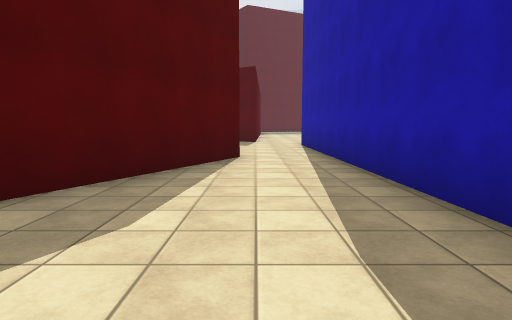
view 1 (above)

23 first-person views from a walk through a scene from a Unity 3-D project. The camera is 1.3 m above the floor, tilts 6° down and sees 75° across. The floor is counted in squares, 2 m on a side. Each view is taken from the middle of a square. On the plan, view 1 faces up. The plan holds only what a view shows up to about 10 squares ahead; the rest is blank. The place goes on beyond the plan. The player is left out. Surface patterns are stand-ins for the level's own textures.

view 2
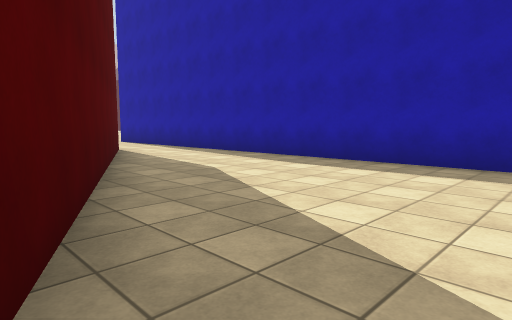

view 3
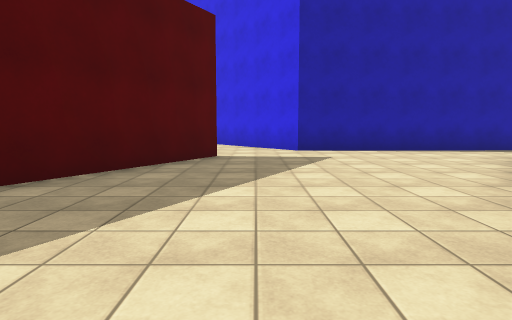

view 4
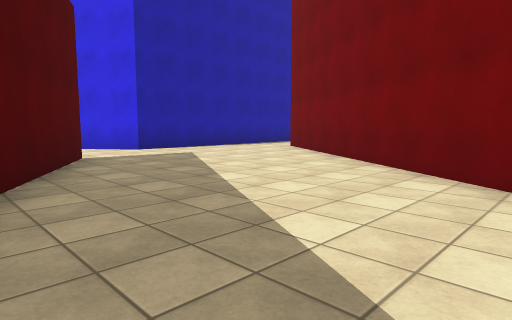

view 5
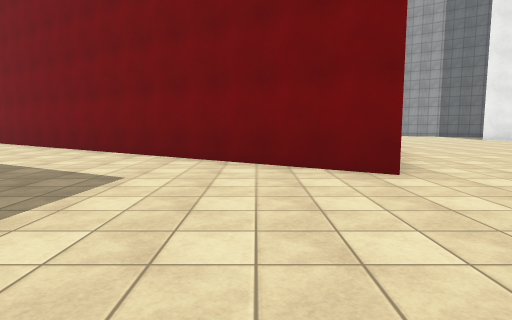

view 6
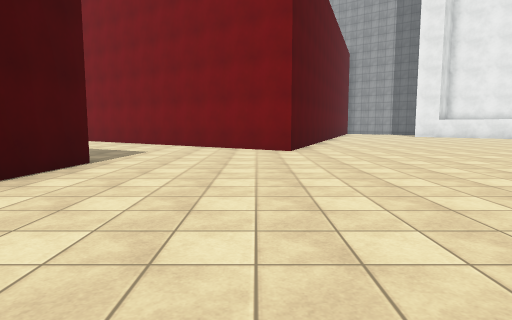

view 7
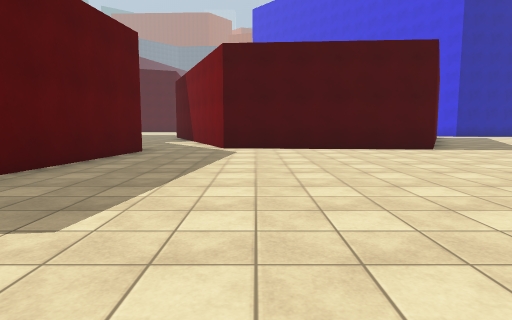

view 8
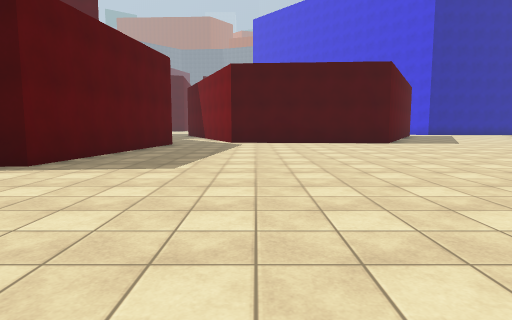

view 9
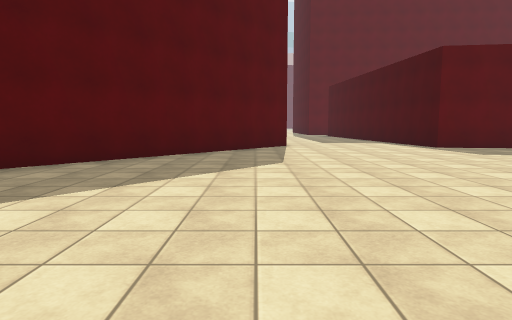

view 10
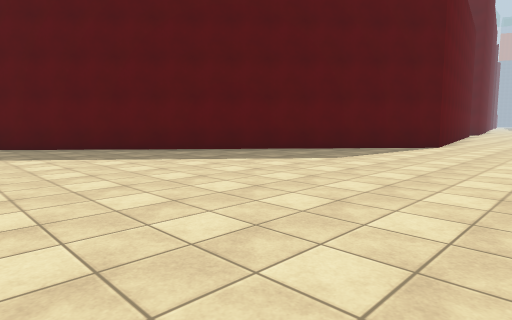

view 11
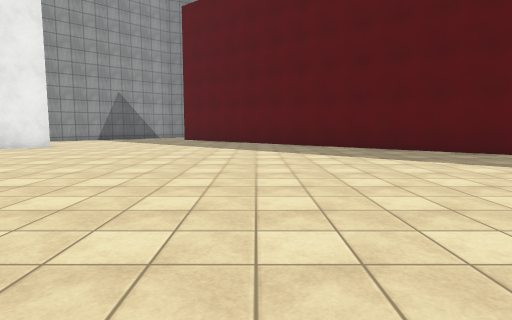

view 12
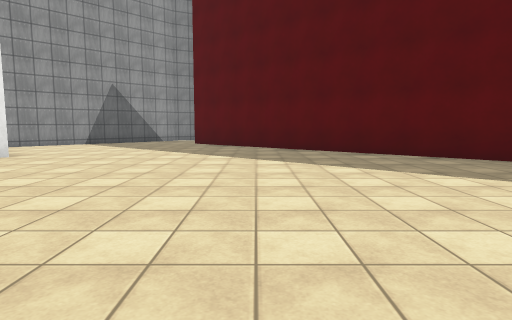

view 13
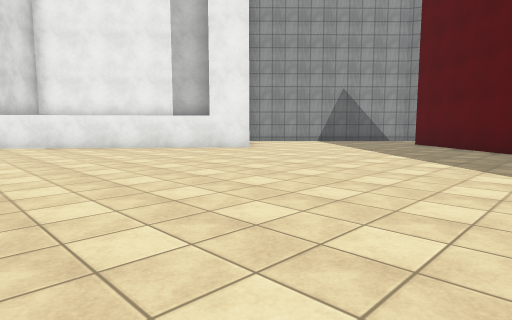

view 14
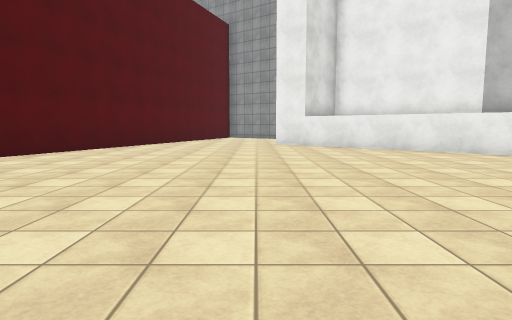

view 15
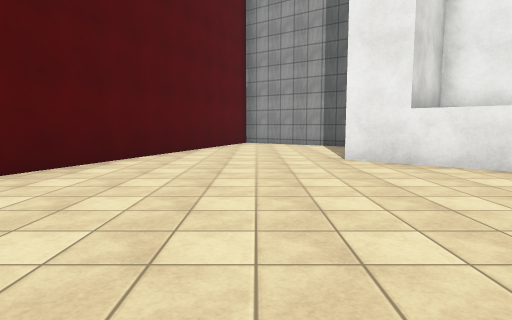

view 16
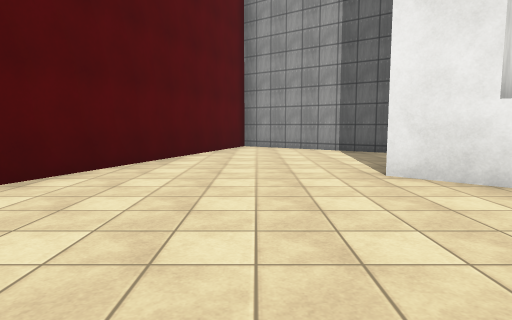

view 17
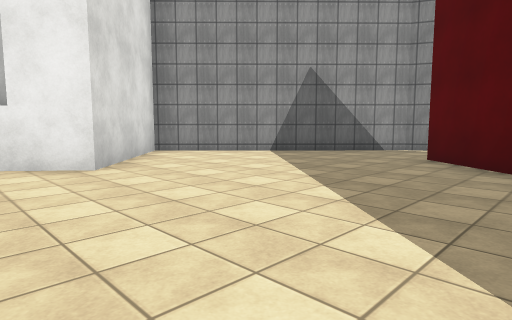

view 18
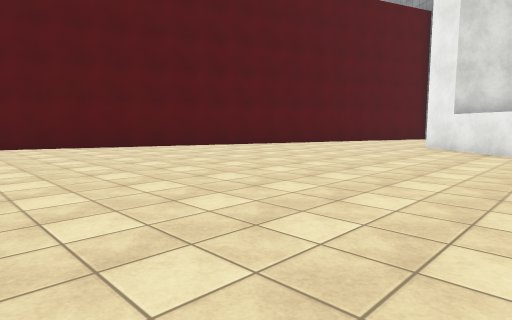

view 19
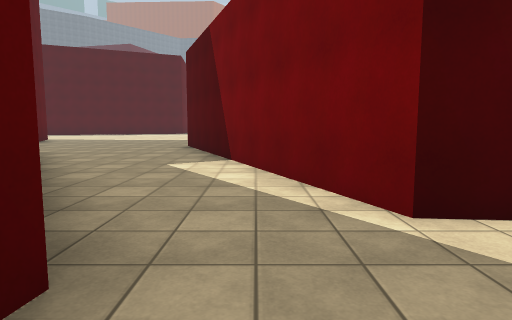

view 20
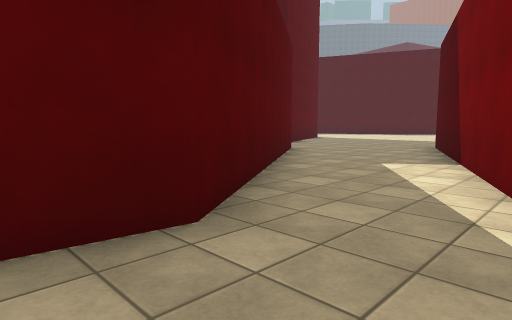

view 21
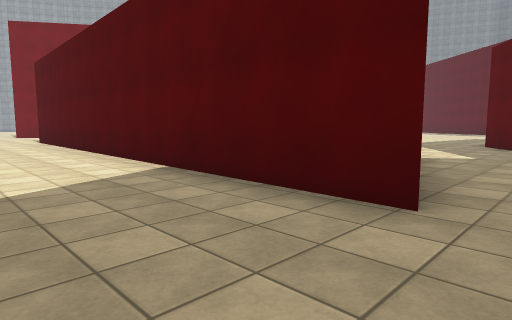

view 22
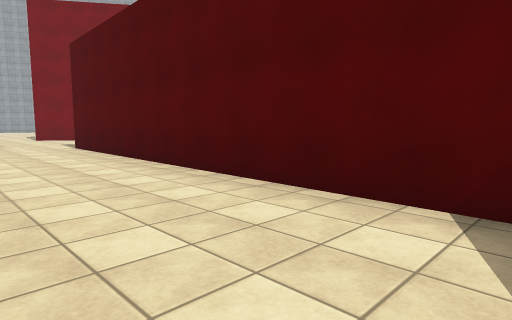

view 23
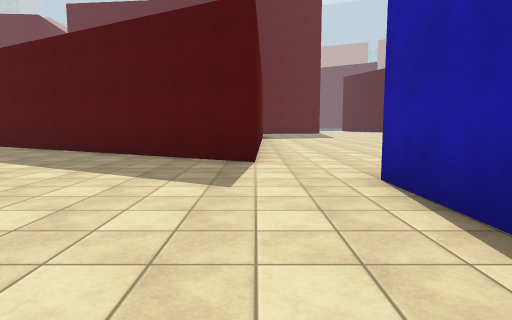

### Floor plan
Points are (right, up) in squares from view 1. A wall is a line through its corners. A room is listed if a view was taken in it or the views show most of it. See-through windows are left out.
Room 1 (views 1, 2)
walls: (1.7, -1.4) (1.6, 3.5); (-1.8, 3.7) (-3.9, -0.8)
ways out: opening at (0, 4) to room 2
Room 2 (views 3, 4, 5, 6, 7, 8, 9, 10, 11, 12, 13, 14, 15, 16, 17, 18, 19, 20, 21, 22, 23)
walls: (-8.1, 17.3) (-7.7, 22.9) (0.4, 26.1) (0, 12.8) (-8.1, 17.3); (-19.1, 27.1) (-19, 26.5) (-30.8, 12.8); (-5, 27.4) (-8.7, 24.8) (-14.8, 25.6) (-14.8, 26.1); (-21.1, 1.2) (-17.9, -1.1); (-0.3, 6.9) (-1.8, 3.7); (-17.6, -1.2) (-11.9, 14.7) (-0.7, 7); (-31.9, 10.8) (-28.2, 7.2) (-25.7, 10) (-19.7, 4.7); (1.6, 3.5) (1.5, 10.9) (3.1, 12.3)
ways out: opening at (0, 4) to room 1; opening at (-31, 12)

Positions as (right, up) in squares from view 1, and headings:
1: (0, 0), facing up
2: (-4, -2), facing up-right
3: (-7, 12), facing right
4: (-7, 15), facing down-right
5: (-10, 19), facing down
6: (-11, 23), facing down
7: (-17, 22), facing right
8: (-20, 22), facing right
9: (-20, 16), facing up
10: (-16, 16), facing up-left
11: (-16, 16), facing left
12: (-19, 15), facing left
13: (-19, 17), facing down-left
14: (-19, 16), facing down
15: (-18, 11), facing down
16: (-18, 9), facing down
17: (-24, 15), facing down-left
18: (-23, 15), facing down-right
19: (-10, 24), facing right
20: (-10, 23), facing up-right
21: (3, 27), facing down-left
22: (3, 23), facing down-left
23: (0, 7), facing up
